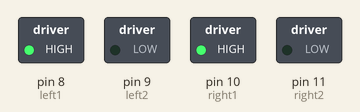
This sketch was run on a simulated Arduino Uno, built with avr-gcc and run on an emulated ATmega328P. Shown: switched loads named in the sketch (green lamp = pin HIGH).

Above: at 0.1 s.
Timing chart, 0 to 1.6 s (numbered marks = the images above):
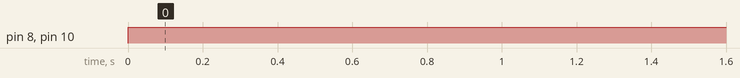

The sketch:

Navigation_Blind_Function.ino
```cpp
 int left1 = 8;                      //Left Motor pin initialization//
 int left2 = 9;
 int right1 = 10;                     //Right Motor pin initialization//
 int right2 = 11;


 void setup()
 {
   pinMode(left1, OUTPUT);          //Left Motor pin declaration//
   pinMode(left2, OUTPUT);
   pinMode(right1, OUTPUT);         //Right Motor pin declaration//
   pinMode(right2, OUTPUT);
}

void forward()
{

  digitalWrite(left1,HIGH);
  digitalWrite(left2,LOW);          // forward move function //
  digitalWrite(right1,HIGH);
  digitalWrite(right2,LOW);
}

void backward()
{

  digitalWrite(left1,LOW);
  digitalWrite(left2,HIGH);          // backward move function //
  digitalWrite(right1,LOW);
  digitalWrite(right2,HIGH);
}

void right()
{

  digitalWrite(left1,HIGH);
  digitalWrite(left2,LOW);          //  right turn function //
  digitalWrite(right1,LOW);
  digitalWrite(right2,HIGH);
}

void left()
{

  digitalWrite(left1,LOW);
  digitalWrite(left2,HIGH);          // left turn function //
  digitalWrite(right1,HIGH);
  digitalWrite(right2,LOW);
}

void stopall()
{

  digitalWrite(left1,LOW);
  digitalWrite(left2,LOW);          //stop//
  digitalWrite(right1,LOW);
  digitalWrite(right2,LOW);
}


void loop()
{
forward();
delay(3000);
}
```

Measured:
- by itself, pin 8 (left1), pin 10 (right1): LOW → HIGH at 0.00 s
